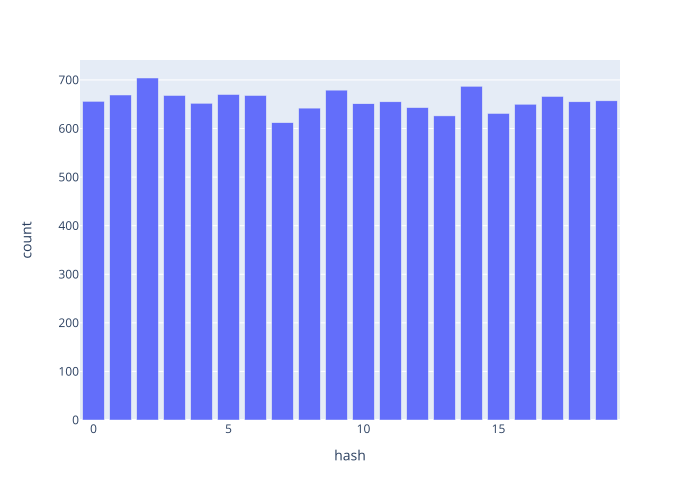

The Python source for this figure:
from collections import Counter
from hashlib import sha256
import plotly.express as px

lines = {ln.strip() for ln in open("dracula.txt", "r").readlines()}
hashes = [sha256(bytes(ln, "utf-8")).hexdigest() for ln in lines]
counts = Counter(hashes)
print(len(set(counts.values())))

counts = Counter(int(h, 16) % 20 for h in hashes)
x = list(counts.keys())
y = list(counts.values())
fig = px.bar({"hash": x, "count": y}, x="hash", y="count")
fig.write_image("sha256_dracula.svg")
fig.write_image("sha256_dracula.pdf")
